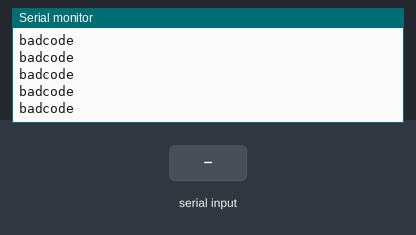
A sketch run on a simulated ESP32. Shown: the last lines printed to the serial monitor. Inputs (shaded band) come from the test bench. WiFi joins after 1.5 s; servers stay silent unless stated; uploads are accepted with an empty reply.

Above: at 2.9 s.
3.0 s: "badcode!" received over the second serial link
4.6 s: "outdated!" received over the second serial link
At 4.91 s:
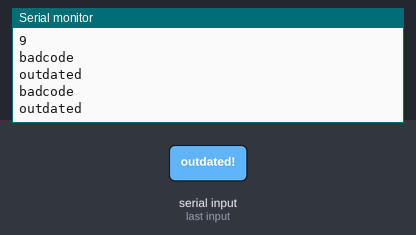
6.2 s: "{!" received over the second serial link
At 6.46 s:
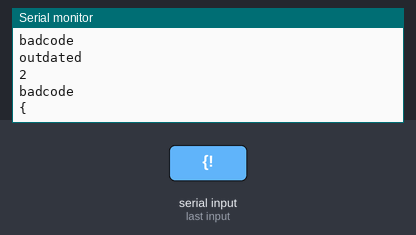
8.0 s: "d!" received over the second serial link
At 8.27 s:
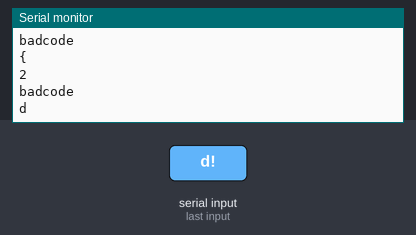
9.8 s: "}!" received over the second serial link
At 10.07 s:
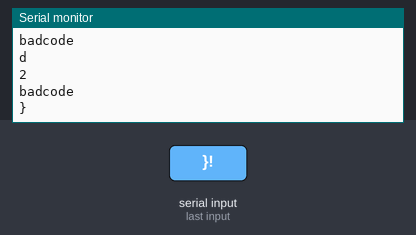
11.6 s: "90,45!" received over the second serial link
At 11.87 s:
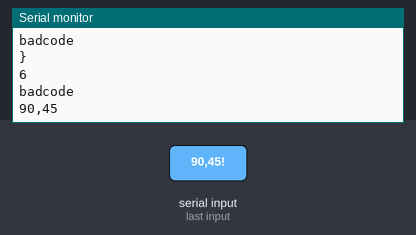
Timing chart, 0 to 14.4 s (numbered marks = the images above; inputs shaded):
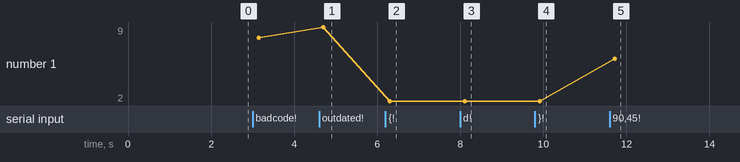

The sketch:

SerialBetweenBoards.ino
```cpp
#include "SerialSender.h"

void setup()
{
}

void loop()
{
	Main();
	return;
}
```

SerialSender.cpp
```cpp
//
// code for the slave board that sends post requests to the database and commands to the master board
//

#include "SerialSender.h"
#include <HardwareSerial.h>
#include <WiFi.h>
#include <HTTPClient.h>
#include <Arduino_Json.h>
#include <mutex>

HTTPClient _mainThread;
HTTPClient _secondThread;

String serverURL = "https://coolstuffliveshere.com/Rc_Safety_Suite/Main_Web/webservice.php";

bool _mainCoreSending = false;
bool _secondCoreSending = true;
int _lastTime = 0;
int _outDatedCounter = 0;

// in the event of bad return data from the web server this will be sent to the master board to stop the car
#define STOPCOMMAND "{\"a\":\"0\",\"s\":\"0\",\"t\":\"" + String(_lastTime) + "\"}!"

// values to send up to the database in post request
int FL_RPM = 0;
int FR_RPM = 0;
int BL_RPM = 0;
int BR_RPM = 0;
int GSP = 0;
int TC = 0;
int ABS = 0;
int BIP = 0;

// global string for holding the data received from the car
//  to posted to the database, will already be in the right format
String _postString = "";

String GrabData(bool isMainThread)
{
	String payload = "";

	int httpCode = -1;

	if (isMainThread)
	{
		_mainThread.addHeader("Content-Type", "application/x-www-form-urlencoded");
		httpCode = _mainThread.POST(_postString);
	}
	else
	{
		_secondThread.addHeader("Content-Type", "application/x-www-form-urlencoded");
		httpCode = _secondThread.POST(_postString);
	}
	if (httpCode == HTTP_CODE_OK)
	{
		// create buffer for read
		uint8_t buff[40] = { 0 };

		WiFiClient* stream;

		if (isMainThread)
			stream = _mainThread.getStreamPtr();
		else
			stream = _secondThread.getStreamPtr();

		// get available data size
		size_t size = stream->available();

		if (size) {
			// read up to 50 byte
			uint charPos = stream->readBytes(buff, size);

			bool inPayload = false;

			for (int i = 0; i < charPos; i++)
			{
				if (buff[i] == '{' || inPayload)
				{
					inPayload = true;

					//Check if a bad data object was returned
					if ((char)buff[i] == 'd')
						return "badcode";

					payload += (char)buff[i];

					if (buff[i] == '}')
					{
						Serial.println(payload);

						////Check if a bad data object was returned
						//if (payload.indexOf("Failed") > 0)
						//	return;

						JSONVar jason = JSON.parse(payload);

						int tempStamp = atoi(jason["t"]);

						// only pass newer timestamps
						if (tempStamp > _lastTime || (_lastTime - tempStamp > 5000))
						{
							_lastTime = tempStamp;

							return payload;
						}
						else
							return "outdated";
					}
				}
			}
		}
	}
	return "badcode";
}

//portMUX_TYPE myMutex = portMUX_INITIALIZER_UNLOCKED;
std::mutex myMutex;
void SendReceiveSerial(String payload)
{
	//taskENTER_CRITICAL(&myMutex);

	//critical section
	int serialByteSize = Serial1.available();
	// read data from car
	if (serialByteSize)
	{
		Serial.println(serialByteSize);
		myMutex.lock();
		_postString = Serial1.readStringUntil('!');
		Serial1.flush();
		myMutex.unlock();
	}
	//taskEXIT_CRITICAL(&myMutex);

	Serial.println(payload);
	Serial.println(_postString);

	// send payload to car
	if (Serial2.availableForWrite()) {

		// send stop command on bad payload
		if (payload == "badcode") {

			Serial2.print(STOPCOMMAND);
			return;
		}

		// send stop command on too many outdateds
		if (payload == "outdated") {

			_outDatedCounter++;

			if (_outDatedCounter == 3) {
				Serial2.print(STOPCOMMAND);
				_outDatedCounter = 0;
			}
			return;
		}
		// send real payload if we make it past returns
		Serial2.print(payload + "!");
	}
}

void Core0Loop(void* param)
{
	_secondThread.begin(serverURL);

	for (;;)
	{
		if (_mainCoreSending)
			delay(200);

		_secondCoreSending = true;
		String payload = GrabData(false);
		_secondCoreSending = false;

		SendReceiveSerial(payload);
	}
}

void Main()
{
	// Init Serial2 Monitor
	Serial.begin(115200);
	Serial2.begin(115200);
	Serial1.begin(115200, SERIAL_8N1, 16);

	//char* jesseSsid = "Cappy";
	//char* jessePass = "ThisIs@nAdequateP@ss123";
	//WiFi.begin(jesseSsid, jessePass);

	//Serial.println("Connecting");

	const char* timsHotssid = "tims wifi";
	const char* timsHotpassword = "whatpassword";
	const char* timsShitternet = "hachey wifi 2.4 GHz";
	const char* timsShitternetPass = "38hachey";
	const char* jesseSsid = "Cappy";
	const char* jessePass = "ThisIs@nAdequateP@ss123";

	WiFi.begin(jesseSsid, jessePass);

	//char* timssid = "hachey wifi 2.4 GHz";
	//const char* timpassword = "38hachey";
	//WiFi.begin(timssid, timpassword);
	int connectionCounter = 0;

	//Serial.println("Connecting");
	while (WiFi.status() != WL_CONNECTED) {
		delay(250);
		connectionCounter++;

		if (connectionCounter > 20)
		{
			WiFi.disconnect();
			WiFi.begin(timsShitternet, timsShitternetPass);
			//Serial.println("REConnecting");
			while (WiFi.status() != WL_CONNECTED) {
				delay(250);
			}
		}
	}

	//Serial.println("Connected");

	// assign loop function for core 0
	TaskHandle_t core0Task; // task handle for core 0 task
	xTaskCreatePinnedToCore(
		Core0Loop,   /* Function to run on core 0*/
		"core0Task", /* Name of the task */
		10000,       /* Stack size in words */
		NULL,        /* Task input parameter */
		0,           /* Priority of the task */
		&core0Task,  /* Task handle. */
		0);          /* Core where the task should run */


	delay(450);

	_mainThread.begin(serverURL);
	int i = 0;
	for (;;)
	{
		if (_secondCoreSending)
			delay(200);

		_mainCoreSending = true;
		String payload = GrabData(true);
		_mainCoreSending = false;

		SendReceiveSerial(payload);
	}
}
```

SerialSender.h
```cpp
// SerialSender.h

#ifndef _SERIALSENDER_h
#define _SERIALSENDER_h

void Main();

#endif
```

Measured:
- after the input at 4.6 s, the serial monitor: prints a new line after 0.11 s (image 1)
- after the input at 6.2 s, the serial monitor: prints a new line after 0.11 s (image 2)
- after the input at 8.0 s, the serial monitor: prints a new line after 0.11 s (image 3)
- after the input at 9.8 s, the serial monitor: prints a new line after 0.11 s (image 4)
- after the input at 11.6 s, the serial monitor: prints a new line after 0.12 s (image 5)
- plotted number 1: 8 → 9 after the input at 4.6 s, 9 → 2 after the input at 6.2 s, 2 → 6 after the input at 11.6 s
